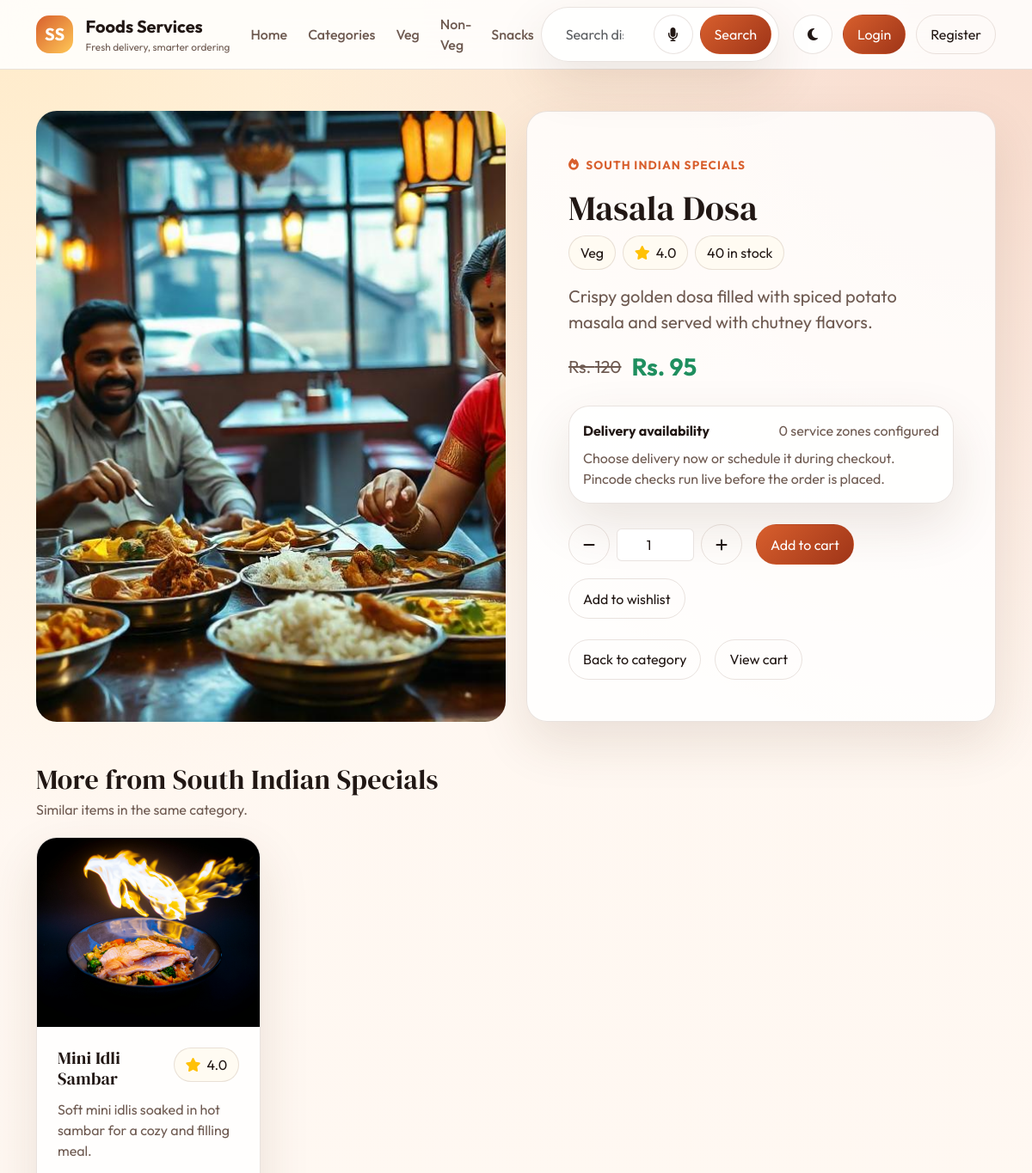
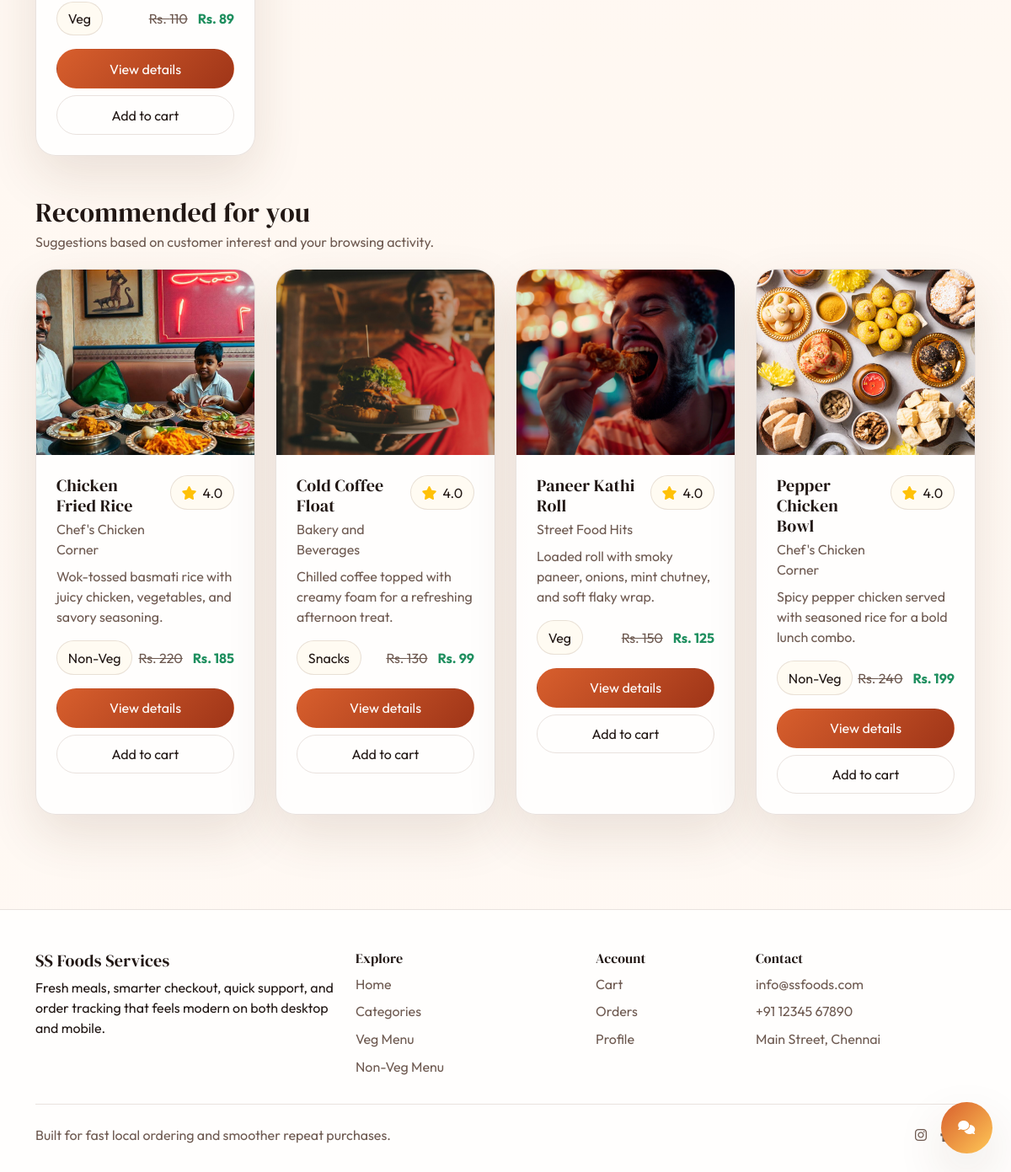
The page /category/South Indian Specials/Masala Dosa/ on the database its author committed (2 pictures, top to bottom).
### Food_app/models.py (models this page shows, shortened)
class Items(models.Model):
    VEG_NON_VEG_CHOICES = [
        ("Veg", "Veg"),
        ("Non-Veg", "Non-Veg"),
        ("Snacks", "Snacks"),
    ]
    category = models.ForeignKey(Category, on_delete=models.CASCADE, related_name="items")
    name = models.CharField(max_length=400)
    item_description = models.TextField(max_length=1000)
    price = models.FloatField()
    offer_price = models.FloatField()
    item_image = models.CharField(max_length=3000, null=True, blank=True)
    image_upload = models.FileField(upload_to="food_images/", null=True, blank=True)
    quantity = models.IntegerField()
    underrated_item = models.BooleanField(default=False)
    new_added_item = models.BooleanField(default=False)
    veg_non_veg = models.CharField(max_length=10, choices=VEG_NON_VEG_CHOICES, default="Veg")
    rating = models.FloatField(default=4.0)
    class Meta:
        ordering = ["-new_added_item", "-rating", "name"]
    @property
    def display_image(self):
        if self.image_upload:
            return self.image_upload.url
        if self.item_image:
            return self.item_image
        return "https://via.placeholder.com/320x220?text=Food+Image"

class Category(models.Model):
    food_names = models.CharField(max_length=200)
    image = models.CharField(max_length=3000, null=True, blank=True)
    image_upload = models.FileField(upload_to="category_images/", null=True, blank=True)
    description = models.TextField(max_length=1000)
    class Meta:
        ordering = ["food_names"]

### Food_app/app_views.py (the view)
# urls.py: path("category/<str:cname>/<str:pname>/", views.productdetail, name="Product_detail"),
def productdetail(request, cname, pname):
    category_obj = get_object_or_404(Category, food_names__iexact=cname)
    item = get_object_or_404(Items.objects.select_related("category"), category=category_obj, name__iexact=pname)
    if request.user.is_authenticated:
        track_activity(request.user, item, "view")
    context = {
        "item": item,
        "similar_items": Items.objects.select_related("category").filter(category=item.category).exclude(id=item.id)[:4],
        "recommended_items": get_recommended_items(
            request.user if request.user.is_authenticated else None,
            exclude_item_id=item.id,
            limit=4,
        ),
        "delivery_zone_count": _active_zones().count(),
    }
    return render(request, "product_detail.html", context)

### Food_app/app_views.py (called while the page is built)
def _active_zones():
    return DeliveryZone.objects.filter(is_active=True).order_by("pincode")

### Food_app/context_processors.py (called while the page is built, shortened)
def shared_state(request):
    if not request.user.is_authenticated:
        return {
            "cart_count": 0,
            "unread_notifications_count": 0,
            "recent_notifications": [],
        }

### Food_app/utils.py (called while the page is built, shortened)
def get_recommended_items(user, exclude_item_id=None, limit=6):
    queryset = Items.objects.select_related("category")
    if exclude_item_id:
        queryset = queryset.exclude(id=exclude_item_id)
    return list(queryset.order_by("-rating", "-new_added_item", "name")[:limit])

### Food_app/Templates/product_detail.html (shortened to what this page needs)
{% extends "layouts/main.html" %}
{% block content %}
<section class="container py-4 py-lg-5">
  <div class="row g-4 align-items-stretch">
    <div class="col-lg-6">
      <img src="{{ item.display_image }}" alt="{{ item.name }}" class="detail-image">
    </div>
    <div class="col-lg-6">
      <div class="surface-card p-4 p-lg-5 h-100">
        <span class="eyebrow"><i class="fa-solid fa-fire"></i> {{ item.category.food_names }}</span>
        <h1 class="mt-3 mb-2">{{ item.name }}</h1>
        <div class="d-flex flex-wrap gap-2 mb-3">
          <span class="status-pill">{{ item.veg_non_veg }}</span>
          <span class="rating-pill"><i class="fa-solid fa-star text-warning"></i>{{ item.rating|floatformat:1 }}</span>
          <span class="status-pill">{{ item.quantity }} in stock</span>
        </div>
        <p class="subtle fs-5">{{ item.item_description }}</p>
        <div class="price-row mb-4">
          <span class="old-price fs-5">Rs. {{ item.price|floatformat:0 }}</span>
          <span class="new-price fs-3">Rs. {{ item.offer_price|floatformat:0 }}</span>
        </div>
        <div class="info-panel p-3 mb-4">
          <div class="d-flex justify-content-between align-items-center flex-wrap gap-2">
            <strong>Delivery availability</strong>
            <span class="subtle">{{ delivery_zone_count }} service zones configured</span>
          </div>
          <p class="subtle mb-0 mt-2">Choose delivery now or schedule it during checkout. Pincode checks run live before the order is placed.</p>
        </div>
        {% if item.quantity > 0 %}
        <div class="d-flex flex-wrap align-items-center gap-3 mb-4">
          <div class="d-inline-flex align-items-center gap-2" data-product-qty>
            <button class="btn outline-button" type="button" data-qty-change="down"><i class="fa-solid fa-minus"></i></button>
            <input class="form-control text-center surface-input" id="productQtyField" type="number" min="1" max="10" value="1" style="width: 90px;">
            <button class="btn outline-button" type="button" data-qty-change="up"><i class="fa-solid fa-plus"></i></button>
          </div>
          <button class="btn brand-button" type="button" id="productCartButton">Add to cart</button>
          <button class="btn outline-button" type="button" id="productWishButton">Add to wishlist</button>
        </div>
        {% else %}
        <div class="availability-banner unavailable">This item is currently sold out.</div>
        {% endif %}
        <div class="d-flex flex-wrap gap-3">
          <a href="{% url 'CategoryDetail' item.category.food_names %}" class="btn outline-button">Back to category</a>
          <a href="{% url 'Cart' %}" class="btn outline-button">View cart</a>
        </div>
      </div>
    </div>
  </div>
  {% if similar_items %}
  <section class="mt-5">
    <div class="section-header">
      <div>
        <h2 class="mb-1">More from {{ item.category.food_names }}</h2>
        <p class="mb-0 subtle">Similar items in the same category.</p>
      </div>
    </div>
    <div class="row g-4">
      {% for item in similar_items %}
      <div class="col-md-6 col-xl-3">
        {% include "includes/item_card.html" with item=item show_category=False %}
      </div>
      {% endfor %}
    </div>
  </section>
  {% endif %}
  {% if recommended_items %}
  <section class="mt-5">
    <div class="section-header">
      <div>
        <h2 class="mb-1">Recommended for you</h2>
        <p class="mb-0 subtle">Suggestions based on customer interest and your browsing activity.</p>
      </div>
    </div>
    <div class="row g-4">
      {% for item in recommended_items %}
      <div class="col-md-6 col-xl-3">
        {% include "includes/item_card.html" with item=item show_category=True %}
      </div>
      {% endfor %}
    </div>
  </section>
  {% endif %}
</section>
{% endblock %}

### Food_app/Templates/Includes/item_card.html
<div class="product-card">
  <a href="{% url 'Product_detail' item.category.food_names item.name %}">
    <img src="{{ item.display_image }}" alt="{{ item.name }}">
  </a>
  <div class="p-3 p-lg-4">
    <div class="d-flex justify-content-between align-items-start gap-3 mb-2">
      <div>
        <h5 class="mb-1">{{ item.name }}</h5>
        {% if show_category %}
        <p class="subtle mb-0">{{ item.category.food_names }}</p>
        {% endif %}
      </div>
      <span class="rating-pill"><i class="fa-solid fa-star text-warning"></i>{{ item.rating|floatformat:1 }}</span>
    </div>
    <p class="subtle mb-3">{{ item.item_description|truncatewords:18 }}</p>
    <div class="d-flex justify-content-between align-items-center mb-3">
      <span class="status-pill">{{ item.veg_non_veg }}</span>
      <div class="price-row">
        <span class="old-price">Rs. {{ item.price|floatformat:0 }}</span>
        <span class="new-price">Rs. {{ item.offer_price|floatformat:0 }}</span>
      </div>
    </div>
    <div class="d-grid gap-2">
      <a href="{% url 'Product_detail' item.category.food_names item.name %}" class="btn brand-button">View details</a>
      <a href="{% url 'AddToCart' %}?product_id={{ item.id }}&product_qty=1" class="btn outline-button">Add to cart</a>
    </div>
  </div>
</div>

### Food_app/Static/CSS/style.css (style rules this page uses)
:root { --bg: #fff7f0; --surface: rgba(255, 255, 255, 0.82); --surface-strong: #ffffff; --surface-alt: #f4e8db; --text: #211714; --muted: #6e5a51; --border: rgba(118, 82, 61, 0.16); --shadow: 0 24px 60px rgba(85, 48, 24, 0.12); --brand: #d85f2d; --brand-deep: #9f3518; --accent: #ffc857; --success: #1f8f5f; --danger: #cb4257; }
body { font-family: "Outfit", sans-serif; background: radial-gradient(circle at top left, rgba(255, 200, 87, 0.25), transparent 32%), radial-gradient(circle at top right, rgba(216, 95, 45, 0.2), transparent 30%), linear-gradient(180deg, var(--bg), color-mix(in srgb, var(--bg) 76%, #ffffff 24%)); color: var(--text); min-height: 100vh; }
h1, h2, h3, h4, h5, h6, .display-font { font-family: "DM Serif Display", serif; letter-spacing: 0.01em; }
a { color: inherit; text-decoration: none; }
.icon-button, .outline-button, .brand-button, .account-button { border-radius: 999px; border: 1px solid var(--border); padding: 0.65rem 1rem; background: var(--surface); color: var(--text); }
.brand-button { background: linear-gradient(135deg, var(--brand), var(--brand-deep)); border-color: transparent; color: #fff; }
.outline-button { background: transparent; }
.hero-card, .surface-card, .info-panel, .product-card, .summary-card, .timeline-card { background: var(--surface); border: 1px solid var(--border); box-shadow: var(--shadow); border-radius: 1.5rem; }
.eyebrow { display: inline-flex; align-items: center; gap: 0.45rem; color: var(--brand); font-size: 0.85rem; font-weight: 700; text-transform: uppercase; letter-spacing: 0.08em; }
.section-header { display: flex; justify-content: space-between; align-items: end; margin-bottom: 1.25rem; }
.section-header p, .muted-text, .subtle { color: var(--muted); }
.category-card, .product-card { overflow: hidden; height: 100%; }
.category-card img, .product-card img, .detail-image { width: 100%; object-fit: cover; }
.category-card img, .product-card img { height: 220px; }
.detail-image { height: 100%; min-height: 360px; border-radius: 1.5rem; }
.price-row { display: flex; align-items: center; gap: 0.75rem; flex-wrap: wrap; }
.old-price { color: var(--muted); text-decoration: line-through; }
.new-price { color: var(--success); font-weight: 700; }
.rating-pill, .status-pill, .availability-banner { display: inline-flex; align-items: center; gap: 0.45rem; border-radius: 999px; padding: 0.45rem 0.8rem; }
.rating-pill, .status-pill { background: color-mix(in srgb, var(--surface-strong) 92%, var(--accent) 8%); border: 1px solid var(--border); }
.filter-form .form-control, .filter-form .form-select, .surface-input { background: var(--surface-strong); border: 1px solid var(--border); color: var(--text); }

### rows shown on the page
Items: display_image (picture), category.food_names "SOUTH INDIAN SPECIALS", name "Masala Dosa", veg_non_veg "Veg", rating "4.0", quantity "40", item_description "Crispy golden dosa filled with spiced potato masala and served with chutney flavors.", price "120", offer_price "95", category.food_names "South Indian Specials"
Items: display_image (picture), name "Mini Idli Sambar", rating "4.0", item_description "Soft mini idlis soaked in hot sambar for a cozy and filling meal.", veg_non_veg "Veg", price "110", offer_price "89"
Items: display_image (picture), name "Chicken Fried Rice", category.food_names "Chef's Chicken Corner", rating "4.0", item_description "Wok-tossed basmati rice with juicy chicken, vegetables, and savory seasoning.", veg_non_veg "Non-Veg", price "220", offer_price "185"
Items: display_image (picture), name "Cold Coffee Float", category.food_names "Bakery and Beverages", rating "4.0", item_description "Chilled coffee topped with creamy foam for a refreshing afternoon treat.", veg_non_veg "Snacks", price "130", offer_price "99"
Items: display_image (picture), name "Paneer Kathi Roll", category.food_names "Street Food Hits", rating "4.0", item_description "Loaded roll with smoky paneer, onions, mint chutney, and soft flaky wrap.", veg_non_veg "Veg", price "150", offer_price "125"
Items: display_image (picture), name "Pepper Chicken Bowl", category.food_names "Chef's Chicken Corner", rating "4.0", item_description "Spicy pepper chicken served with seasoned rice for a bold lunch combo.", veg_non_veg "Non-Veg", price "240", offer_price "199"

### other values the page prints
{{ delivery_zone_count }} "0"
